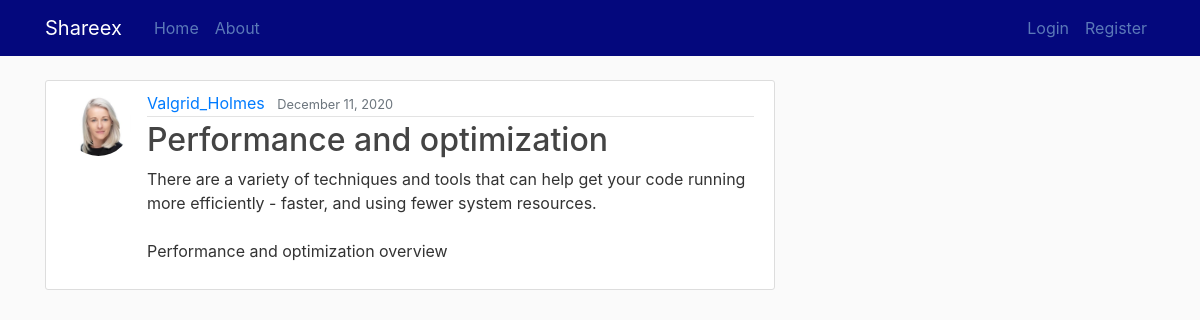
Page /post/20/ on the committed database.
### blog/models.py (models this page shows, shortened)
class Post(models.Model):
	title = models.CharField(max_length=100)
	content = models.TextField()
	date = models.DateTimeField(default=timezone.now)
	author = models.ForeignKey(User, on_delete=models.CASCADE)

### users/models.py (models this page shows, shortened)
class Profile(models.Model):
	user = models.OneToOneField(User, on_delete=models.CASCADE)
	image = models.ImageField(default='default.jpg', upload_to='profile_pics')

### blog/views.py (the view)
# urls.py: path('post/<int:pk>/', PostDetailView.as_view(), name = 'post-detail'),
class PostDetailView(DetailView):
	model = Post

### blog/templates/blog/post_detail.html (shortened to what this page needs)
{% extends "blog/base.html" %}
{% block content %}
	<article class="media content-section">
	  <img class="rounded-circle article-img" src="{{ object.author.profile.image.url }}">
	  <div class="media-body">
	    <div class="article-metadata">
	      <a class="mr-2" href="{% url 'user-posts' object.author.username %}">{{ object.author }}</a>
	      <small class="text-muted">{{ object.date | date:"F d, Y" }}</small>
	    </div>
	    <h2 class="article-title">{{ object.title }}</h2>
	    <p class="article-content">{{ object.content }}</p>
	  </div>
	</article>
{% endblock content %}

### blog/static/blog/main.css (style rules this page uses)
body { background: #fafafa; color: #333333; margin-top: 5rem; }
h1, h2, h3, h4, h5, h6 { color: #444444; }
.content-section { background: #ffffff; padding: 10px 20px; border: 1px solid #dddddd; border-radius: 3px; margin-bottom: 20px; }
.article-title { color: #444444; }
.article-content { white-space: pre-line; }
.article-img { height: 65px; width: 65px; margin-right: 16px; }
.article-metadata { padding-bottom: 1px; margin-bottom: 4px; border-bottom: 1px solid #e3e3e3 }

### rows in the picture
Post: author.profile.image (picture), author "Valgrid_Holmes", date "December 11, 2020", title "Performance and optimization", content "There are a variety of techniques and tools that can help get your code running more efficiently - faster, and using fewer system resources. Performance and optimization overview"
